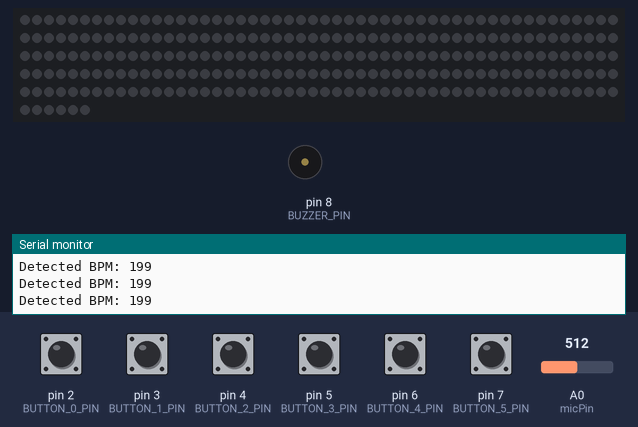
The sketch below on a simulated Arduino Uno, built with avr-gcc and run on an emulated ATmega328P. Parts: 256 RGB LEDs in strip order, left to right, continuing on the next row, buzzer (waves = sounding, pin HIGH), the last lines printed to the serial monitor. Inputs (shaded band) come from the test bench; at power-on: pin 2 (BUTTON_0_PIN), pin 3 (BUTTON_1_PIN), pin 4 (BUTTON_2_PIN), pin 5 (BUTTON_3_PIN), pin 6 (BUTTON_4_PIN), pin 7 (BUTTON_5_PIN) HIGH, A0 (micPin) = 512. Dim RGB values are drawn brighter than linear.

Above: at 1.2 s.
1.3 s: pin 3 (BUTTON_1_PIN) pulled LOW for 1 s
At 2.22 s:
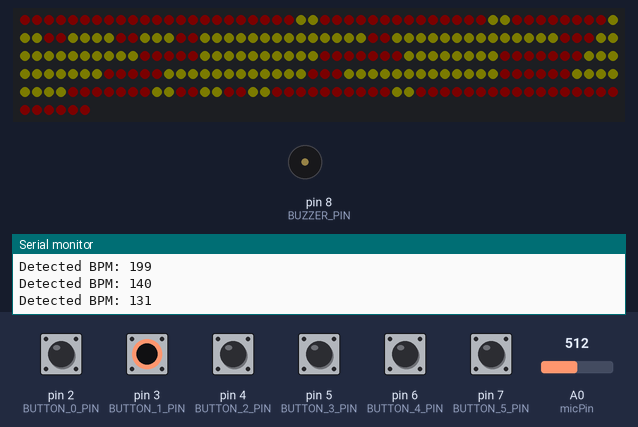
3.8 s: pin 4 (BUTTON_2_PIN) pulled LOW for 0.15 s
At 3.89 s:
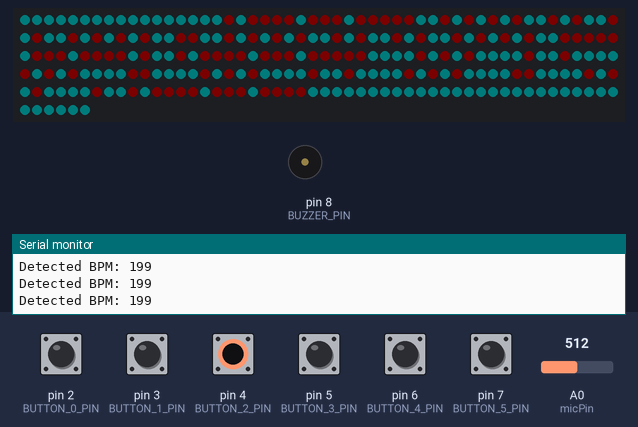
5.4 s: pin 5 (BUTTON_3_PIN) pulled LOW for 0.15 s
At 5.49 s:
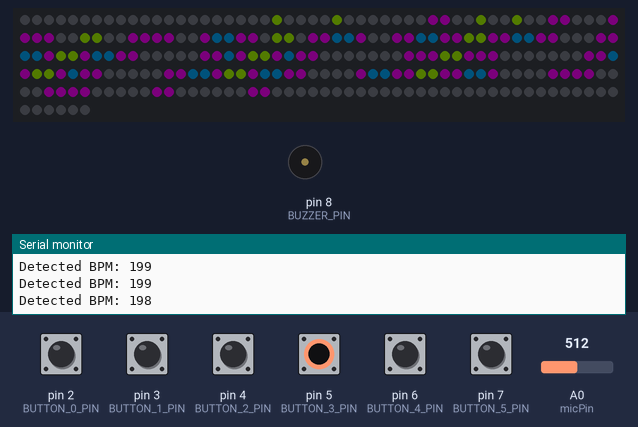
7.0 s: pin 6 (BUTTON_4_PIN) pulled LOW for 0.15 s
At 7.09 s:
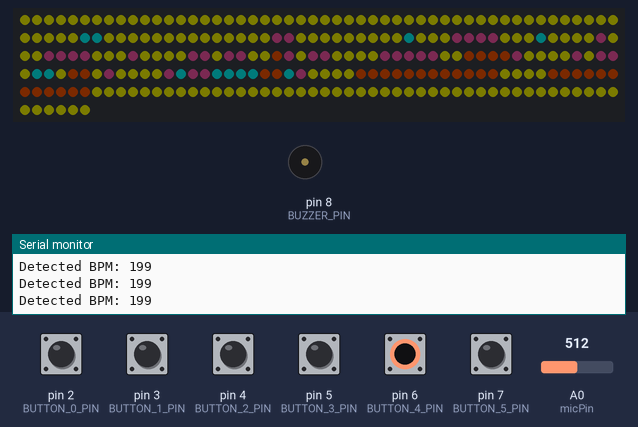
8.6 s: pin 7 (BUTTON_5_PIN) pulled LOW for 0.15 s
At 8.69 s:
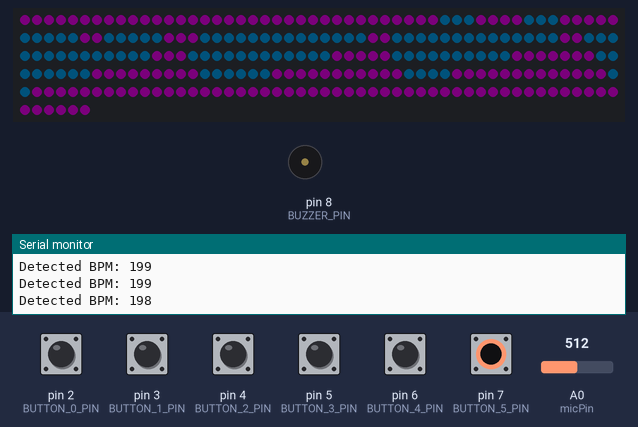
Timing chart, 0 to 11.2 s (numbered marks = the images above; inputs shaded):
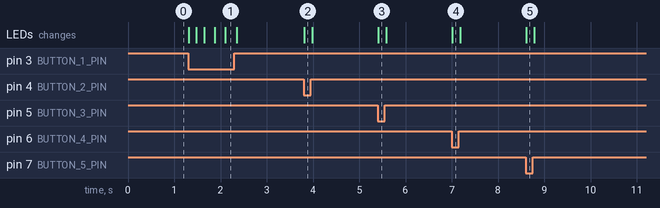

Measured:
- after the input at 1.3 s, the LEDs: change at once (image 1)
- after the input at 3.8 s, the LEDs: change at once (image 2)
- after the input at 5.4 s, the LEDs: change at once (image 3)
- after the input at 7.0 s, the LEDs: change at once (image 4)
- after the input at 8.6 s, the LEDs: change at once (image 5)

The sketch:

nupud_mikker_muusika_pilt.ino
```cpp
#include <Adafruit_NeoPixel.h>
#include <avr/pgmspace.h>

#define BUZZER_PIN 8       // Buzzer ühendatud pinni
#define NUM_LEDS 256       // 16x16 maatriks
#define DATA_PIN 9         // LED maatriks ühendatud pinni
#define BUTTON_0_PIN 2
#define BUTTON_1_PIN 3
#define BUTTON_2_PIN 4
#define BUTTON_3_PIN 5
#define BUTTON_4_PIN 6
#define BUTTON_5_PIN 7

const int micPin = A0; // Mikrofoni sisendpinn
int buttonState = 0;   // Nupu oleku jälgimine

// BPM konstandid
const int MIN_BPM = 40;
const int MAX_BPM = 240;
const int BPM_THRESHOLD = 270;
const int MIN_INTERVAL_BETWEEN_BEATS = 300; // millisekundites

// Dünaamiline BPM arvutamine
const int BEAT_BUFFER_SIZE = 10;
unsigned long beatBuffer[BEAT_BUFFER_SIZE];
int beatIndex = 0;
int beatCount = 0;


const uint32_t colors_1989[NUM_LEDS] PROGMEM = {
0xFFFFF,0xFFFFF,0xFFFFF,0xFFFFF,0xFFFFF,0xFFFFF,0xFFFFF,0xFFFFF,0xFFFFF,0xFFFFF,0xFFFFF,0xFFFFF,0xFFFFF,0xFFFFF,0xFFFFF,0xFFFFF,
0xFFFFF,0xFF0000,0xFFFFF,0xFF0000,0xFF0000,0xFF0000,0xFF0000,0xFFFFF,0xFF0000,0xFF0000,0xFF0000,0xFFFFF,0xFF0000,0xFF0000,0xFF0000,0xFF0000,
0xFF0000,0xFFFFF,0xFFFFF,0xFF0000,0xFFFFF,0xFF0000,0xFFFFF,0xFF0000,0xFFFFF,0xFF0000,0xFFFFF,0xFFFFF,0xFF0000,0xFFFFF,0xFF0000,0xFFFFF,
0xFFFFF,0xFF0000,0xFFFFF,0xFF0000,0xFFFFF,0xFFFFF,0xFF0000,0xFFFFF,0xFF0000,0xFFFFF,0xFF0000,0xFFFFF,0xFF0000,0xFFFFF,0xFFFFF,0xFF0000,
0xFF0000,0xFFFFF,0xFFFFF,0xFF0000,0xFFFFF,0xFF0000,0xFFFFF,0xFF0000,0xFFFFF,0xFF0000,0xFFFFF,0xFFFFF,0xFF0000,0xFFFFF,0xFF0000,0xFFFFF,
0xFFFFF,0xFF0000,0xFFFFF,0xFF0000,0xFFFFF,0xFFFFF,0xFF0000,0xFFFFF,0xFF0000,0xFFFFF,0xFF0000,0xFFFFF,0xFF0000,0xFFFFF,0xFFFFF,0xFF0000,
0xFF0000,0xFF0000,0xFF0000,0xFF0000,0xFFFFF,0xFF0000,0xFF0000,0xFF0000,0xFFFFF,0xFF0000,0xFF0000,0xFF0000,0xFF0000,0xFFFFF,0xFF0000,0xFFFFF,
0xFFFFF,0xFF0000,0xFFFFF,0xFF0000,0xFF0000,0xFF0000,0xFF0000,0xFFFFF,0xFF0000,0xFF0000,0xFF0000,0xFFFFF,0xFF0000,0xFF0000,0xFF0000,0xFF0000,
0xFF0000,0xFFFFF,0xFFFFF,0xFFFFF,0xFFFFF,0xFF0000,0xFFFFF,0xFF0000,0xFFFFF,0xFF0000,0xFFFFF,0xFFFFF,0xFFFFF,0xFFFFF,0xFF0000,0xFFFFF,
0xFFFFF,0xFF0000,0xFFFFF,0xFFFFF,0xFFFFF,0xFFFFF,0xFF0000,0xFFFFF,0xFF0000,0xFFFFF,0xFF0000,0xFFFFF,0xFFFFF,0xFFFFF,0xFFFFF,0xFF0000,
0xFF0000,0xFFFFF,0xFFFFF,0xFFFFF,0xFFFFF,0xFF0000,0xFFFFF,0xFF0000,0xFFFFF,0xFF0000,0xFFFFF,0xFFFFF,0xFFFFF,0xFFFFF,0xFF0000,0xFFFFF,
0xFFFFF,0xFF0000,0xFFFFF,0xFFFFF,0xFFFFF,0xFFFFF,0xFF0000,0xFFFFF,0xFF0000,0xFFFFF,0xFF0000,0xFFFFF,0xFFFFF,0xFFFFF,0xFFFFF,0xFF0000,
0xFF0000,0xFFFFF,0xFFFFF,0xFFFFF,0xFFFFF,0xFF0000,0xFFFFF,0xFF0000,0xFFFFF,0xFF0000,0xFFFFF,0xFFFFF,0xFFFFF,0xFFFFF,0xFF0000,0xFFFFF,
0xFFFFF,0xFF0000,0xFFFFF,0xFF0000,0xFF0000,0xFF0000,0xFF0000,0xFFFFF,0xFF0000,0xFF0000,0xFF0000,0xFFFFF,0xFF0000,0xFF0000,0xFF0000,0xFF0000,
0xFFFFF,0xFFFFF,0xFFFFF,0xFFFFF,0xFFFFF,0xFFFFF,0xFFFFF,0xFFFFF,0xFFFFF,0xFFFFF,0xFFFFF,0xFFFFF,0xFFFFF,0xFFFFF,0xFFFFF,0xFFFFF,
0xFFFFF,0xFFFFF,0xFFFFF,0xFFFFF,0xFFFFF,0xFFFFF,0xFFFFF,0xFFFFF,0xFFFFF,0xFFFFF,0xFFFFF,0xFFFFF,0xFFFFF,0xFFFFF,0xFFFFF,0xFFFFF
};

const uint32_t colors_butterfly[NUM_LEDS] PROGMEM= {
0x00000,0x00000,0x00000,0x00000,0x00000,0x00000,0x00000,0x00000,0x00000,0x00000,0x00000,0x00000,0x00000,0x00000,0x00000,0x00000,
0x00000,0x00000,0x00000,0x00000,0x00000,0xa8e61d,0x00000,0x00000,0x00000,0x00000,0xa8e61d,0x00000,0x00000,0x00000,0x00000,0x00000,
0x00000,0x00000,0xff00ec,0xff00ec,0x00000,0x00000,0xa8e61d,0x00000,0x00000,0xa8e61d,0x00000,0x00000,0xff00ec,0xff00ec,0x00000,0x00000,
0x00000,0xff00ec,0xff00ec,0xff00ec,0xff00ec,0x00000,0x00000,0xa8e61d,0xa8e61d,0x00000,0x00000,0xff00ec,0xff00ec,0xff00ec,0xff00ec,0x00000,
0x00000,0xff00ec,0x00b7ef,0x00b7ef,0xff00ec,0xff00ec,0x00000,0xa8e61d,0xa8e61d,0x00000,0xff00ec,0xff00ec,0x00b7ef,0x00b7ef,0xff00ec,0x00000,
0x00000,0xff00ec,0xff00ec,0x00b7ef,0x00b7ef,0xff00ec,0xff00ec,0xa8e61d,0xa8e61d,0xff00ec,0xff00ec,0x00b7ef,0x00b7ef,0xff00ec,0xff00ec,0x00000,
0x00000,0x00000,0xff00ec,0xff00ec,0x00b7ef,0x00b7ef,0xff00ec,0xa8e61d,0xa8e61d,0xff00ec,0x00b7ef,0x00b7ef,0xff00ec,0xff00ec,0x00000,0x00000,
0x00000,0x00000,0x00000,0xff00ec,0xff00ec,0x00b7ef,0xff00ec,0xa8e61d,0xa8e61d,0xff00ec,0x00b7ef,0xff00ec,0xff00ec,0x00000,0x00000,0x00000,
0x00000,0x00000,0x00000,0x00000,0xff00ec,0xff00ec,0xff00ec,0xa8e61d,0xa8e61d,0xff00ec,0xff00ec,0xff00ec,0x00000,0x00000,0x00000,0x00000,
0x00000,0x00000,0x00000,0xff00ec,0xff00ec,0x00b7ef,0xff00ec,0xa8e61d,0xa8e61d,0xff00ec,0x00b7ef,0xff00ec,0xff00ec,0x00000,0x00000,0x00000,
0x00000,0x00000,0xff00ec,0xff00ec,0x00b7ef,0x00b7ef,0xff00ec,0xa8e61d,0xa8e61d,0xff00ec,0x00b7ef,0x00b7ef,0xff00ec,0xff00ec,0x00000,0x00000,
0x00000,0x00000,0xff00ec,0x00b7ef,0x00b7ef,0xff00ec,0xff00ec,0xa8e61d,0xa8e61d,0xff00ec,0xff00ec,0x00b7ef,0x00b7ef,0xff00ec,0x00000,0x00000,
0x00000,0x00000,0xff00ec,0xff00ec,0xff00ec,0xff00ec,0x00000,0x00000,0x00000,0x00000,0xff00ec,0xff00ec,0xff00ec,0xff00ec,0x00000,0x00000,
0x00000,0x00000,0x00000,0xff00ec,0xff00ec,0x00000,0x00000,0x00000,0x00000,0x00000,0x00000,0xff00ec,0xff00ec,0x00000,0x00000,0x00000,
0x00000,0x00000,0x00000,0x00000,0x00000,0x00000,0x00000,0x00000,0x00000,0x00000,0x00000,0x00000,0x00000,0x00000,0x00000,0x00000,
0x00000,0x00000,0x00000,0x00000,0x00000,0x00000,0x00000,0x00000,0x00000,0x00000,0x00000,0x00000,0x00000,0x00000,0x00000,0x00000};


const uint32_t colors_red_album[NUM_LEDS] PROGMEM = {
0xdFF0000, 0xdFF0000, 0xdFF0000, 0xdFF0000, 0xdFF0000, 0xdFF0000, 0xdFF0000, 0xdFF0000, 0xdFF0000, 0xdFF0000, 0xdFF0000, 0xdFF0000, 0xdFF0000, 0xdFF0000, 0xdFF0000, 0xdFF0000,
0xdFF0000, 0xdFF0000, 0xdFF0000, 0xdFF0000, 0xdFF0000, 0xdFF0000, 0xdFF0000, 0xdFFD500, 0xdFFD500, 0xdFF0000, 0xdFF0000, 0xdFF0000, 0xdFF0000, 0xdFF0000, 0xdFF0000, 0xdFF0000,
0xdFF0000, 0xdFF0000, 0xdFF0000, 0xdFF0000, 0xdFF0000, 0xdFF0000, 0xdFF0000, 0xdFFD500, 0xdFFD500, 0xdFF0000, 0xdFF0000, 0xdFF0000, 0xdFF0000, 0xdFF0000, 0xdFF0000, 0xdFF0000,
0xdFF0000, 0xdFFD500, 0xdFFD500, 0xdFFD500, 0xdFF0000, 0xdFF0000, 0xdFFD500, 0xdFFD500, 0xdFFD500, 0xdFFD500, 0xdFF0000, 0xdFF0000, 0xdFFD500, 0xdFFD500, 0xdFFD500, 0xdFF0000,
0xdFF0000, 0xdFFD500, 0xdFFD500, 0xdFFD500, 0xdFFD500, 0xdFFD500, 0xdFFD500, 0xdFFD500, 0xdFFD500, 0xdFFD500, 0xdFFD500, 0xdFFD500, 0xdFFD500, 0xdFFD500, 0xdFFD500, 0xdFF0000,
0xdFF0000, 0xdFFD500, 0xdFFD500, 0xdFFD500, 0xdFFD500, 0xdFFD500, 0xdFFD500, 0xdFFD500, 0xdFFD500, 0xdFFD500, 0xdFFD500, 0xdFFD500, 0xdFFD500, 0xdFFD500, 0xdFFD500, 0xdFF0000,
0xdFF0000, 0xdFF0000, 0xdFFD500, 0xdFFD500, 0xdFFD500, 0xdFFD500, 0xdFFD500, 0xdFFD500, 0xdFFD500, 0xdFFD500, 0xdFFD500, 0xdFFD500, 0xdFFD500, 0xdFFD500, 0xdFF0000, 0xdFF0000,
0xdFF0000, 0xdFF0000, 0xdFF0000, 0xdFFD500, 0xdFFD500, 0xdFFD500, 0xdFFD500, 0xdFFD500, 0xdFFD500, 0xdFFD500, 0xdFFD500, 0xdFFD500, 0xdFFD500, 0xdFF0000, 0xdFF0000, 0xdFF0000,
0xdFF0000, 0xdFF0000, 0xdFF0000, 0xdFF0000, 0xdFFD500, 0xdFFD500, 0xdFFD500, 0xdFFD500, 0xdFFD500, 0xdFFD500, 0xdFFD500, 0xdFFD500, 0xdFF0000, 0xdFF0000, 0xdFF0000, 0xdFF0000,
0xdFF0000, 0xdFF0000, 0xdFF0000, 0xdFFD500, 0xdFFD500, 0xdFFD500, 0xdFFD500, 0xdFFD500, 0xdFFD500, 0xdFFD500, 0xdFFD500, 0xdFFD500, 0xdFFD500, 0xdFF0000, 0xdFF0000, 0xdFF0000,
0xdFF0000, 0xdFF0000, 0xdFFD500, 0xdFFD500, 0xdFFD500, 0xdFFD500, 0xdFFD500, 0xdFFD500, 0xdFFD500, 0xdFFD500, 0xdFFD500, 0xdFFD500, 0xdFFD500, 0xdFFD500, 0xdFF0000, 0xdFF0000,
0xdFF0000, 0xdFFD500, 0xdFFD500, 0xdFFD500, 0xdFFD500, 0xdFFD500, 0xdFFD500, 0xdFFD500, 0xdFFD500, 0xdFFD500, 0xdFFD500, 0xdFFD500, 0xdFFD500, 0xdFFD500, 0xdFF0000, 0xdFF0000,
0xdFF0000, 0xdFF0000, 0xdFF0000, 0xdFF0000, 0xdFFD500, 0xdFFD500, 0xdFFD500, 0xdFFD500, 0xdFFD500, 0xdFFD500, 0xdFFD500, 0xdFFD500, 0xdFF0000, 0xdFF0000, 0xdFF0000, 0xdFF0000,
0xdFF0000, 0xdFF0000, 0xdFF0000, 0xdFFD500, 0xdFFD500, 0xdFF0000, 0xdFF0000, 0xdFFD500, 0xdFFD500, 0xdFF0000, 0xdFF0000, 0xdFFD500, 0xdFFD500, 0xdFF0000, 0xdFF0000, 0xdFF0000,
0xdFF0000, 0xdFF0000, 0xdFF0000, 0xdFF0000, 0xdFF0000, 0xdFF0000, 0xdFF0000, 0xdFFD500, 0xdFFD500, 0xdFF0000, 0xdFF0000, 0xdFF0000, 0xdFF0000, 0xdFF0000, 0xdFF0000, 0xdFF0000,
0xdFF0000, 0xdFF0000, 0xdFF0000, 0xdFF0000, 0xdFF0000, 0xdFF0000, 0xdFF0000, 0xdFF0000, 0xdFF0000, 0xdFF0000, 0xdFF0000, 0xdFF0000, 0xdFF0000, 0xdFF0000, 0xdFF0000, 0xdFF0000

};


const uint32_t colors_fearless[NUM_LEDS] PROGMEM = {
0xffca00, 0xffca00, 0xffca00, 0xffca00, 0xffca00, 0xffca00, 0xffca00, 0xffca00, 0xffca00, 0xffca00, 0xffca00, 0xffca00, 0xffca00, 0xffca00, 0xffca00, 0xffca00,
0xffca00, 0xffca00, 0xffca00, 0xffca00, 0xffca00, 0xffca00, 0xffca00, 0xffca00, 0xffca00, 0xffca00, 0xffca00, 0xffca00, 0xffca00, 0xffca00, 0xffca00, 0xffca00,
0xffca00, 0xffca00, 0xffca00, 0xffca00, 0xffca00, 0xffca00, 0xffca00, 0xffca00, 0xffca00, 0xffca00, 0xffca00, 0xffca00, 0xffca00, 0xffca00, 0xffca00, 0xffca00,
0xffca00, 0xffca00, 0xffca00, 0xffca00, 0xffca00, 0xffca00, 0xffca00, 0xFFFFF, 0xFFFFF, 0xffca00, 0xffca00, 0xffca00, 0xffca00, 0xffca00, 0xffca00, 0xffca00,
0xffca00, 0xffca00, 0xffca00, 0xffca00, 0xffca00, 0xffca00, 0xffca00, 0xff6496, 0xff6496, 0xffca00, 0xffca00, 0xffca00, 0xffca00, 0xffca00, 0xffca00, 0xffca00,
0xffca00, 0xffca00, 0xFFFFF, 0xffca00, 0xffca00, 0xffca00, 0xff6496, 0xff6497, 0xff6498, 0xff6496, 0xffca00, 0xffca00, 0xffca00, 0xFFFFF, 0xffca00, 0xffca00,
0xffca00, 0xffca00, 0xff6495, 0xffca00, 0xffca00, 0xffca00, 0xff6496, 0xff6497, 0xff6498, 0xff6496, 0xffca00, 0xffca00, 0xffca00, 0xff6496, 0xffca00, 0xffca00,
0xffca00, 0xffca00, 0xff6496, 0xff6496, 0xffca00, 0xff6496, 0xff6497, 0xffca00, 0xffca00, 0xff6500, 0xff6496, 0xffca00, 0xff6496, 0xff6496, 0xffca00, 0xffca00,
0xffca00, 0xffca00, 0xff6497, 0xff6496, 0xff6496, 0xff6497, 0xff6498, 0xffca00, 0xffca00, 0xff6501, 0xff6502, 0xff6503, 0xff6504, 0xff6496, 0xffca00, 0xffca00,
0xffca00, 0xffca00, 0xff6498, 0xffca00, 0xff6496, 0xff6497, 0xffca00, 0xFFFFF, 0xFFFFF, 0xffca00, 0xff6502, 0xff6503, 0xffca00, 0xff6496, 0xffca00, 0xffca00,
0xffca00, 0xffca00, 0xff6499, 0xFFFFF, 0xff6496, 0xff6497, 0xFFFFF, 0xFFFFF, 0xFFFFF, 0xFFFFF, 0xff6502, 0xff6503, 0xFFFFF, 0xff6496, 0xffca00, 0xffca00,
0xffca00, 0xffca00, 0xff6500, 0xff6501, 0xff6502, 0xff6503, 0xff6504, 0xff6505, 0xff6506, 0xff6507, 0xff6508, 0xff6509, 0xff6510, 0xff6511, 0xffca00, 0xffca00,
0xffca00, 0xffca00, 0xff6501, 0xff6502, 0xff6503, 0xff6504, 0xff6505, 0xff6506, 0xff6507, 0xff6508, 0xff6509, 0xff6510, 0xff6511, 0xff6512, 0xffca00, 0xffca00,
0xffca00, 0xffca00, 0xffca00, 0xffca00, 0xffca00, 0xffca00, 0xffca00, 0xffca00, 0xffca00, 0xffca00, 0xffca00, 0xffca00, 0xffca00, 0xffca00, 0xffca00, 0xffca00,
0xffca00, 0xffca00, 0xffca00, 0xffca00, 0xffca00, 0xffca00, 0xffca00, 0xffca00, 0xffca00, 0xffca00, 0xffca00, 0xffca00, 0xffca00, 0xffca00, 0xffca00, 0xffca00,
0xffca00, 0xffca00, 0xffca00, 0xffca00, 0xffca00, 0xffca00, 0xffca00, 0xffca00, 0xffca00, 0xffca00, 0xffca00, 0xffca00, 0xffca00, 0xffca00, 0xffca00, 0xffca00
};

const uint32_t colors_heart[NUM_LEDS] PROGMEM = {
 0xff00c8, 0xff00c8, 0xff00c8, 0xff00c8, 0xff00c8, 0xff00c8, 0xff00c8, 0xff00c8, 0xff00c8, 0xff00c8, 0xff00c8, 0xff00c8, 0xff00c8, 0xff00c8, 0xff00c8, 0xff00c8,
0xff00c8, 0xff00c8, 0xff00c8, 0xff00c8, 0xff00c8, 0xff00c8, 0xff00c8, 0xff00c8, 0xff00c8, 0xff00c8, 0xff00c8, 0xff00c8, 0xff00c8, 0xff00c8, 0xff00c8, 0xff00c8,
0xff00c8, 0xff00c8, 0xff00c8, 0x00b7ef, 0x00b7ef, 0x00b7ef, 0xff00c8, 0xff00c8, 0xff00c8, 0xff00c8, 0x00b7ef, 0x00b7ef, 0x00b7ef, 0xff00c8, 0xff00c8, 0xff00c8,
0xff00c8, 0xff00c8, 0x00b7ef, 0x00b7ef, 0x00b7ef, 0x00b7ef, 0x00b7ef, 0xff00c8, 0xff00c8, 0x00b7ef, 0x00b7ef, 0x00b7ef, 0x00b7ef, 0x00b7ef, 0xff00c8, 0xff00c8,
0xff00c8, 0x00b7ef, 0x00b7ef, 0x00b7ef, 0x00b7ef, 0x00b7ef, 0x00b7ef, 0x00b7ef, 0x00b7ef, 0x00b7ef, 0x00b7ef, 0x00b7ef, 0x00b7ef, 0x00b7ef, 0x00b7ef, 0xff00c8,
0xff00c8, 0x00b7ef, 0x00b7ef, 0x00b7ef, 0x00b7ef, 0x00b7ef, 0x00b7ef, 0x00b7ef, 0x00b7ef, 0x00b7ef, 0x00b7ef, 0x00b7ef, 0x00b7ef, 0x00b7ef, 0x00b7ef, 0xff00c8,
0xff00c8, 0x00b7ef, 0x00b7ef, 0x00b7ef, 0x00b7ef, 0x00b7ef, 0x00b7ef, 0x00b7ef, 0x00b7ef, 0x00b7ef, 0x00b7ef, 0x00b7ef, 0x00b7ef, 0x00b7ef, 0x00b7ef, 0xff00c8,
0xff00c8, 0xff00c8, 0x00b7ef, 0x00b7ef, 0x00b7ef, 0x00b7ef, 0x00b7ef, 0x00b7ef, 0x00b7ef, 0x00b7ef, 0x00b7ef, 0x00b7ef, 0x00b7ef, 0x00b7ef, 0xff00c8, 0xff00c8,
0xff00c8, 0xff00c8, 0xff00c8, 0x00b7ef, 0x00b7ef, 0x00b7ef, 0x00b7ef, 0x00b7ef, 0x00b7ef, 0x00b7ef, 0x00b7ef, 0x00b7ef, 0x00b7ef, 0xff00c8, 0xff00c8, 0xff00c8,
0xff00c8, 0xff00c8, 0xff00c8, 0xff00c8, 0x00b7ef, 0x00b7ef, 0x00b7ef, 0x00b7ef, 0x00b7ef, 0x00b7ef, 0x00b7ef, 0x00b7ef, 0xff00c8, 0xff00c8, 0xff00c8, 0xff00c8,
0xff00c8, 0xff00c8, 0xff00c8, 0xff00c8, 0xff00c8, 0x00b7ef, 0x00b7ef, 0x00b7ef, 0x00b7ef, 0x00b7ef, 0x00b7ef, 0xff00c8, 0xff00c8, 0xff00c8, 0xff00c8, 0xff00c8,
0xff00c8, 0xff00c8, 0xff00c8, 0xff00c8, 0xff00c8, 0xff00c8, 0x00b7ef, 0x00b7ef, 0x00b7ef, 0x00b7ef, 0xff00c8, 0xff00c8, 0xff00c8, 0xff00c8, 0xff00c8, 0xff00c8,
0xff00c8, 0xff00c8, 0xff00c8, 0xff00c8, 0xff00c8, 0xff00c8, 0xff00c8, 0x00b7ef, 0x00b7ef, 0xff00c8, 0xff00c8, 0xff00c8, 0xff00c8, 0xff00c8, 0xff00c8, 0xff00c8,
0xff00c8, 0xff00c8, 0xff00c8, 0xff00c8, 0xff00c8, 0xff00c8, 0xff00c8, 0xff00c8, 0xff00c8, 0xff00c8, 0xff00c8, 0xff00c8, 0xff00c8, 0xff00c8, 0xff00c8, 0xff00c8,
0xff00c8, 0xff00c8, 0xff00c8, 0xff00c8, 0xff00c8, 0xff00c8, 0xff00c8, 0xff00c8, 0xff00c8, 0xff00c8, 0xff00c8, 0xff00c8, 0xff00c8, 0xff00c8, 0xff00c8, 0xff00c8,
0xff00c8, 0xff00c8, 0xff00c8, 0xff00c8, 0xff00c8, 0xff00c8, 0xff00c8, 0xff00c8, 0xff00c8, 0xff00c8, 0xff00c8, 0xff00c8, 0xff00c8, 0xff00c8, 0xff00c8, 0xff00c8

};


Adafruit_NeoPixel strip = Adafruit_NeoPixel(NUM_LEDS, DATA_PIN, NEO_GRB + NEO_KHZ800);

const uint32_t* activeColors = nullptr;
int currentBPM = 0;
unsigned long lastBeatTime = 0;
unsigned long currentTime = 0;

void setup() {
  // Nuppude seadistamine
  pinMode(BUTTON_0_PIN, INPUT_PULLUP);
  pinMode(BUTTON_1_PIN, INPUT_PULLUP);
  pinMode(BUTTON_2_PIN, INPUT_PULLUP);
  pinMode(BUTTON_3_PIN, INPUT_PULLUP);
  pinMode(BUTTON_4_PIN, INPUT_PULLUP);
  pinMode(BUTTON_5_PIN, INPUT_PULLUP);

  // Mikrofoni pin sisendiks
  pinMode(micPin, INPUT);

  // Buzzer väljundiks
  pinMode(BUZZER_PIN, OUTPUT);

  // LED-riba inizialiseerimine
  strip.begin();
  strip.setBrightness(3);
  strip.show(); // Alguses kustutatud LED-d

  // Silumine
  Serial.begin(9600);
}

// Filtreerib BPM-i lubatud vahemikku
int filterBPM(int rawBPM) {
    if (rawBPM < MIN_BPM) return 0;
    if (rawBPM > MAX_BPM) return MAX_BPM;
    return rawBPM;
}

// Kustutab kõik LED-id
void clearLEDs() {
  for (int i = 0; i < strip.numPixels(); i++) {
    strip.setPixelColor(i, 0);
  }
  strip.show();
}

// Näitab LED-mustrit BPM-i järgi
void showLEDPatternWithBPM(int bpm) {
    if (bpm > 0 && activeColors != nullptr) {
        int delayTime = 60000 / bpm; // Arvuta viivitus millisekundites

        // Näita LED-mustrit
        for (int i = 0; i < NUM_LEDS; i++) {
            uint32_t color = pgm_read_dword(&activeColors[i]);
            strip.setPixelColor(i, color);
        }

        strip.show();
        delay(delayTime / 2);

        clearLEDs();
        delay(delayTime / 2);
    }
}

int buttonPressed = 0;

void loop() {
    // Loe mikrofoni sisend
    int micValue = analogRead(micPin);
    currentTime = millis();

    // BPM arvutamine
    if (micValue > BPM_THRESHOLD &&
        (currentTime - lastBeatTime > MIN_INTERVAL_BETWEEN_BEATS)) {

        unsigned long interval = currentTime - lastBeatTime;
        int rawBPM = 60000 / interval;

        // Filtreeri BPM
        currentBPM = filterBPM(rawBPM);

        lastBeatTime = currentTime;

        // Väljasta silumisel
        Serial.print("Detected BPM: ");
        Serial.println(currentBPM);
    }

    // Nuppude kontroll mustrivahetuseks
    if (digitalRead(BUTTON_0_PIN) == LOW) {
        clearLEDs();
    }

    if (digitalRead(BUTTON_1_PIN) == LOW) {
        activeColors = colors_red_album;
        showLEDPatternWithBPM(currentBPM);
    }

    if (digitalRead(BUTTON_2_PIN) == LOW) {
        activeColors = colors_1989;
        showLEDPatternWithBPM(currentBPM);
    }

    if (digitalRead(BUTTON_3_PIN) == LOW) {
        activeColors = colors_butterfly;

        showLEDPatternWithBPM(currentBPM);
    }

    if (digitalRead(BUTTON_4_PIN) == LOW) {
        activeColors = colors_fearless;

        showLEDPatternWithBPM(currentBPM);
    }

    if (digitalRead(BUTTON_5_PIN) == LOW) {
        activeColors = colors_heart;

        showLEDPatternWithBPM(currentBPM);
    }

    delay(0.1);
}

// Abifunktsioon BPM-i aktiveerimiseks
void activateBPMMode(int bpm) {
    if (bpm > 0) {
        Serial.print("Activated BPM Mode: ");
        Serial.println(bpm);
    }
}
```
